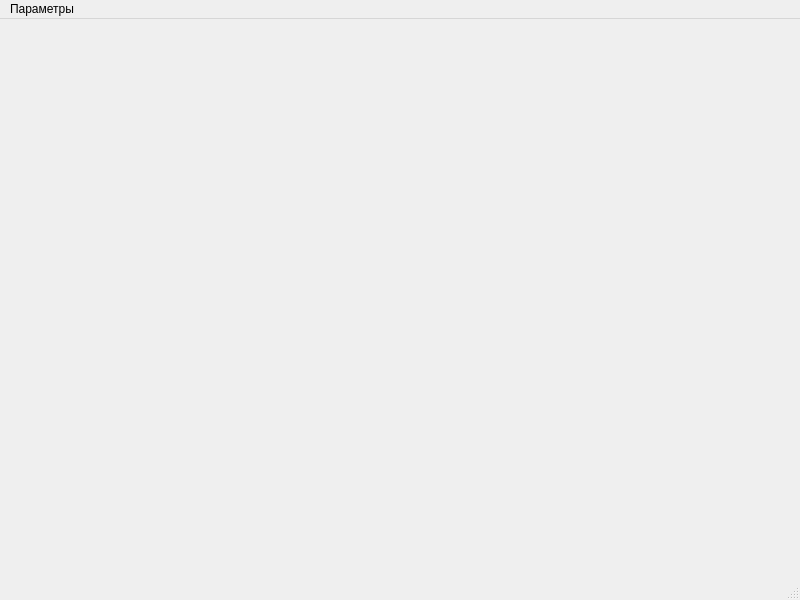
<?xml version="1.0" encoding="UTF-8"?>
<ui version="4.0">
 <class>MainWindow</class>
 <widget class="QMainWindow" name="MainWindow">
  <property name="geometry">
   <rect>
    <x>0</x>
    <y>0</y>
    <width>800</width>
    <height>600</height>
   </rect>
  </property>
  <property name="windowTitle">
   <string>MainWindow</string>
  </property>
  <widget class="QWidget" name="centralwidget"/>
  <widget class="QMenuBar" name="menubar">
   <property name="geometry">
    <rect>
     <x>0</x>
     <y>0</y>
     <width>800</width>
     <height>25</height>
    </rect>
   </property>
   <widget class="QMenu" name="menu">
    <property name="title">
     <string>Параметры</string>
    </property>
    <addaction name="action"/>
    <addaction name="action_2"/>
   </widget>
   <addaction name="menu"/>
  </widget>
  <widget class="QStatusBar" name="statusbar"/>
  <action name="action">
   <property name="text">
    <string>Цвет линии</string>
   </property>
  </action>
  <action name="action_2">
   <property name="text">
    <string>Толщина линии</string>
   </property>
  </action>
 </widget>
 <resources/>
 <connections/>
</ui>
